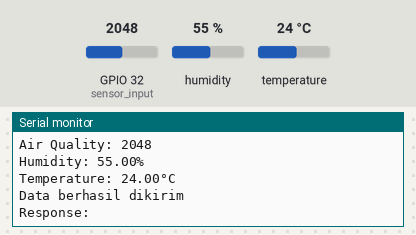
A sketch run on a simulated ESP32. Shown: the last lines printed to the serial monitor. The test bench sets the inputs (shaded band); at power-on: humidity 55 %, GPIO 32 (sensor_input) = 2048, temperature 24 °C. WiFi joins after 1.5 s; servers stay silent unless stated; uploads are accepted with an empty reply.

Above: at 2.7 s.
2.8 s: humidity set to 22 %
At 7.21 s:
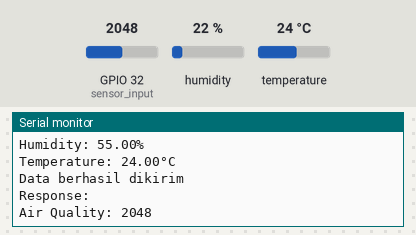
8.9 s: GPIO 32 (sensor_input) set to 2866
At 12.97 s:
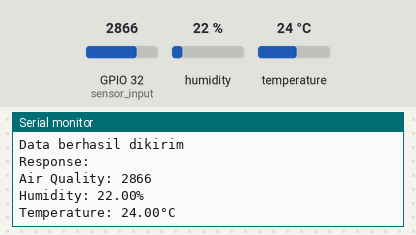
15.0 s: temperature set to 12 °C
At 19.1 s:
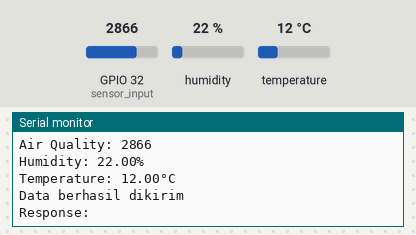
21.1 s: GPIO 32 (sensor_input) set to 3603
At 23.73 s:
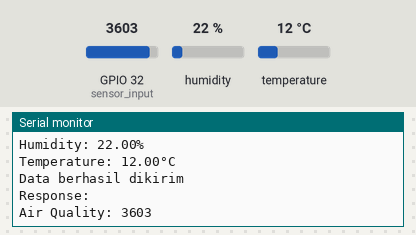
27.2 s: humidity set to 40 %
At 29.49 s:
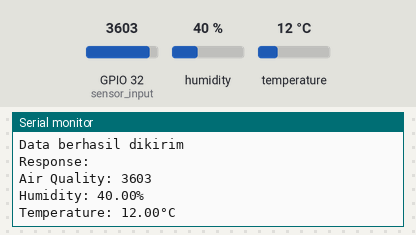
Timing chart, 0 to 31.0 s (numbered marks = the images above; inputs shaded):
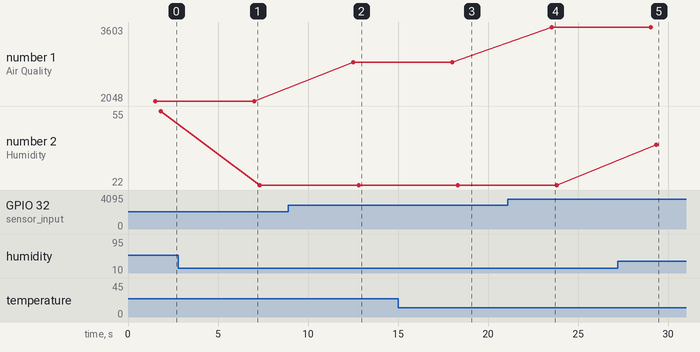

Measured:
- after the input at 8.9 s, the serial monitor: prints a new line after 3.6 s (image 2)
- after the input at 15.0 s, the serial monitor: prints a new line after 3.3 s (image 3)
- after the input at 21.1 s, the serial monitor: prints a new line after 2.4 s (image 4)
- after the input at 27.2 s, the serial monitor: prints a new line after 2.1 s (image 5)
- plotted number 1: 2048 → 2866 after the input at 8.9 s, 2866 → 3603 after the input at 21.1 s
- plotted number 2: 55 → 22 after the input at 2.8 s, 22 → 40 after the input at 27.2 s

The sketch:

SIC_PROJECT_1.ino
```cpp
#include <WiFi.h>
#include <Adafruit_Sensor.h>
#include <DHT.h>
#include <DHT_U.h>
#include <HTTPClient.h>

// Konstan untuk WiFi credentials
const char *WIFI_SSID = "Redmi Note 10";
const char *WIFI_PASS = "Mincip789";

// Pin assignments
int sensor_input = 32;
#define DHTPIN 33  // DHT22 sensor pin
#define DHTTYPE DHT22  // DHT sensor type

// Global objects
DHT_Unified dht(DHTPIN, DHTTYPE);
sensors_event_t event;
// Fungsi untuk mendapatkan data suhu
float get_temperature_data() {
  dht.temperature().getEvent(&event);
  if (isnan(event.temperature)) {
    Serial.println(F("Error reading temperature!"));
     return 0.0;  // Return default value on error
  }
  else {
    Serial.print(F("Temperature: "));
    Serial.print(event.temperature);
    Serial.println(F("°C"));
    return event.temperature;
  }
}

// Fungsi untuk mendapatkan data kelembaban
float get_humidity_data() {
  dht.humidity().getEvent(&event);
  if (isnan(event.relative_humidity)) {
    Serial.println(F("Error reading humidity!"));
    return 0.0;
  }
  else {
    Serial.print(F("Humidity: "));
    Serial.print(event.relative_humidity);
    Serial.println(F("%"));
    return event.relative_humidity;
  }
}

// Fungsi untuk membaca data analog dari air quality sensor
int get_air_quality_data() {
  int analog_data = analogRead(sensor_input);
  Serial.print("Air Quality: ");
  Serial.println(analog_data);
  delay(300);  // Allow sensor to stabilize
  return analog_data;
}

void connect_wifi() {
  // Hubungkan ESP32 ke WiFi
  WiFi.begin(WIFI_SSID, WIFI_PASS);

  while (WiFi.status() != WL_CONNECTED) {
    delay(500);
    Serial.print(".");
  }

  // Tampilkan pesan sukses
  Serial.println("");
  Serial.println("WiFi connected!");
  Serial.println("IP address: " + WiFi.localIP().toString());
}

// Fungsi untuk mengirim data ke server web
void send_data_to_web(float temperature, float humidity, int air_quality) {
  // Buat objek HTTPClient
  HTTPClient http;

  // Set URL server web
  http.begin("http://192.168.1.10:5000/data"); // Ganti dengan URL endpoint yang benar

  // Buat data yang akan dikirimkan dalam format JSON
  String data = "{"
                "\"temperature\": " + String(temperature) + ","
                "\"humidity\": " + String(humidity) + ","
                "\"air_quality\": " + String(air_quality) +
                "}";

  // Set header untuk HTTP POST
  http.addHeader("Content-Type", "application/json");

  // Kirim permintaan POST
  int httpCode = http.POST(data);

  // Cek status permintaan
  if (httpCode == HTTP_CODE_OK) {
    // Tampilkan pesan sukses
    String payload = http.getString();
    Serial.println("Data berhasil dikirim");
    Serial.println("Response: " + payload);
  } else {
    // Tampilkan pesan kesalahan
    Serial.println("Error: " + String(httpCode));
  }

  // Tutup koneksi
  http.end();
}

void setup() {
  Serial.begin(115200);
  connect_wifi();
  dht.begin();
}

void loop() {
  send_data_to_web(get_temperature_data(), get_humidity_data(), get_air_quality_data());
  delay(5000);
}
```
